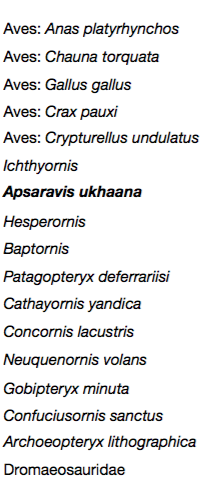
#> input picture images/tree_image_ref_right.png, 217 x 490 px, given in place of tree_image_ref.png, which was not available
$ jupyter execute --allow-errors ocr-test.ipynb   (shell and % lines are left out)   (Python 2 division)   (older library calls are emulated)
#> lines starting #> are read from the running program, lines starting #| are printed output that depends on the picture; after the words box and inside, x2 and y2 are one past the last pixel; in counts of white or black regions, pixels touching at a corner belong together; pictures that were not available may be replaced by others from this repository, and a replacement may not be noted
### group_nodes_2_text.py
import matplotlib, cv2
import numpy as np
import matplotlib.pyplot as plt
from scipy.spatial import distance
from get_nodes import le_main

try:
    import Image
except:
    from PIL import Image

import pytesseract
import os.path
from pytesseract import image_to_string

# %matplotlib inline

# [5 lines left out: function show, not called in this run]

imfile = "images/tree_image_ref.png"
#imfile = "images/Tree1.png"
#just_tree = cv2.imread("images/Tree1.png") #use k=12
#just_tree = cv2.imread("images/Tree2.png") #use k=1
just_tree = cv2.imread(imfile) #use k=9 to get only tips, k=4 gets some of the labels but is not as clean
#> just_tree is the input picture: shape (490, 217, 3); mean B, G, R 233.5, 233.3, 233.4

#label_rectangles
#input: png image of the tree, parameter k

#Parameter k:
#adjust k higher so that phrases are connected, but lower such that all phrases are separate from the tree

#output: (image, list of rectangles in the format (x,y,w,h))

def label_rectangles(img, thresh=0.5, k=9, iterations=1):
#> called with thresh = 0.5, k = 9, iterations = 1
    img = img.copy()

    gray = cv2.cvtColor(img, cv2.COLOR_BGR2GRAY)
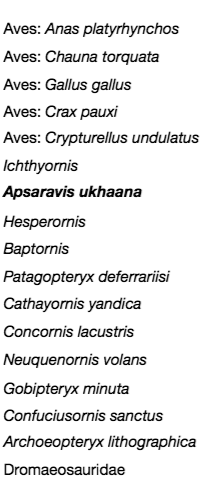
#> gray: shape (490, 217); min 0, max 255, mean 233.3
    _,thresh = cv2.threshold(gray, 150, 255, cv2.THRESH_BINARY_INV)
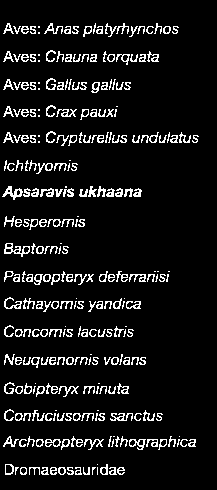
#> thresh: shape (490, 217); 8.7% white in thin lines or dots, all inside (x1, y1, x2, y2) = (2, 23, 199, 475)

    #set the amount to dilate to merge words in a phrase together
    kernel = cv2.getStructuringElement(cv2.MORPH_CROSS,(k,k))
    #print kernel
    dilated = cv2.dilate(thresh,kernel,iterations)
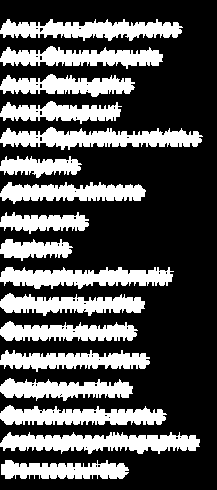
#> dilated: shape (490, 217); 31.9% white; 17 white regions
    im2, contours, hierarchy = cv2.findContours(dilated,cv2.RETR_EXTERNAL,cv2.CHAIN_APPROX_NONE)
#> contours = 17 contours; largest, box (x1, y1, x2, y2) and area: (0, 432, 200, 454) 2550, (0, 127, 203, 150) 2489, (0, 267, 174, 289) 2232, (0, 19, 183, 41) 2228, (0, 405, 167, 425) 2066

    #get the rectangle boundaries we want
    heights = []
    rectangles = []
    for contour in contours:
        [x,y,w,h] = cv2.boundingRect(contour)
        if h < 5 or w < 5: continue
        #if h > grays[i].shape[0] * 0.5 or w > grays[i].shape[1] * 0.5: continue
        rectangles.append((x,y,w,h))
        heights.append(h)
#> this loop made 17 passes
#> (x, y, w, h) on passes 1 to 12: (1, 460, 128, 19), (0, 432, 200, 22), (0, 405, 167, 20), (0, 378, 133, 23), (0, 350, 150, 22), (0, 321, 138, 20), (0, 293, 145, 23), (0, 267, 174, 22), (0, 239, 73, 22), (0, 212, 89, 22), (0, 182, 146, 22), (0, 156, 82, 22)
#> after the loop, heights = [19, 22, 20, 23, 22, 20, 23, 22, 22, 22, 22, 22, 23, 23, 23, 23, 22]; rectangles = 17 items, first 6: (1, 460, 128, 19), (0, 432, 200, 22), (0, 405, 167, 20), (0, 378, 133, 23), (0, 350, 150, 22), (0, 321, 138, 20)

    #remove the tree rectangle
    #other way: check if square shaped
    good_rectangles = []
    for r in rectangles:
        (x,y,w,h) = r
        if h<3*np.std(heights):
            good_rectangles.append(r)
            cv2.rectangle(img, (x,y), (x+w,y+h), (255,0,255), 2)
#> after the loop, good_rectangles = []


    return (img, good_rectangles)


result = label_rectangles(just_tree)
# show(result[0], False)
# contours = text_contours(just_tree)

# given the rectangles to a text detection program, which hopefully returns ((x,y,w,h),"Genus species")
# also assume we have node locations [(x,y)....]
# now we need to find closest leaf

# labels = [((1,1,10,10), "Genus species")]
labels = [(pos, "Label " + str(result[1].index(pos)) ) for pos in result[1] ]
#> labels = []
nodes = le_main(imfile, 1)

associations = []
for label in labels:
    r,lname = label
    x,y,w,h = r
    # get distances to all nodes
    distances = set()
    for node in nodes:
        x1,y1 = node
        d = distance.euclidean((x,y),node)
        distances.add((d,node))
    #get the node that is the minimum distance and name it
    associations.append((min(distances)[1],(x,y),lname))


tree = result[0].copy()
# print list(associations)[0][0]
# [46 lines left out: functions print_leaf, labels_for_tree, imgToStr, get_label, not called in this run]

### ocr-test.ipynb
[cell 1]
try:
    import Image
except:
    from PIL import Image

import pytesseract
import os.path
from pytesseract import image_to_string

#> (a cell that did not finish here is left out)

[cell 3]
# [4 lines of commented-out code are left out]
file = 'images/Tree2_Circular.png'
script_dir = os.path.dirname(os.path.abspath('__file__'))
print os.path.join(script_dir, file)

[cell 4]
image = Image.open(os.path.join(script_dir, file))
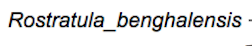
#> input picture images/rost_phrase.png, 252 x 46 px, given in place of Tree2_Circular.png, which was not available
#> image is the input picture: PIL image 252x46 RGBA; mean R, G, B, A 228.2, 228.3, 228.5, 255
print image.format, image.size, image.mode
#| PNG (252, 46) RGBA

[cell 5]
print(pytesseract.image_to_string(image))
#> (this line was passed over: pytesseract is not available in this run)

#> (a cell that did not finish here is left out)

[cell 7]
#print(pytesseract.image_to_string(image, lang='fra'))

[cell 8]
from PIL import Image
import pytesseract
import os.path
script_dir = os.path.dirname(os.path.abspath('__file__'))
from pytesseract import image_to_string
import cv2
import numpy

# file = 'images/Tree2.png'
# image = Image.open(os.path.join(script_dir, file))
# print("Tree1" + pytesseract.image_to_string(image) + "\n")

file_word = 'images/fa_phrase.png'
# [6 lines of commented-out code are left out]

im=cv2.imread(file_word)
# cv2.imshow('Original',im)
im_image = Image.fromarray(im)

print("Phrase orig: " + pytesseract.image_to_string(im_image) + "\n")
#> (this line was passed over: pytesseract is not available in this run)
cv2.imwrite('images/phrase_orig.png', im)

# print("Phrase orig with configs: " + pytesseract.image_to_string(im_image, config="--user-words config/user-words.txt, --user-patterns config/user-patterns.txt, --tessedit_char_whitelist AaBbCcDdEeFfGgHhIiJjKkLlMmNnOoPpQqRrSsTtUuVvWwXxYyZz") + "\n")
print("Phrase orig with configs: " + pytesseract.image_to_string(im_image, config="--bazaar config/bazaar") + "\n")
#> (this line was passed over: pytesseract is not available in this run)
print("Phrase orig with verbose configs: " + pytesseract.image_to_string(im_image, config="--user-words config/user-words.txt --user-patterns config/user-patterns.txt") + "\n")
#> (this line was passed over: pytesseract is not available in this run)

gray_im = cv2.cvtColor(im, cv2.COLOR_BGR2GRAY)
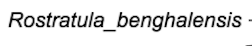
#> gray_im: shape (46, 252); min 0, max 255, mean 228.3
# cv2.imshow('Gray',gray_im)
gray_image = Image.fromarray(gray_im)
print("Phrase grayscale: " + pytesseract.image_to_string(gray_image) + "\n")
#> (this line was passed over: pytesseract is not available in this run)
cv2.imwrite('images/phrase_gray.png', gray_im)

print("\nPhrase grayscale with configs: " + pytesseract.image_to_string(gray_image, config="--bazaar config/bazaar") + "\n")
#> (this line was passed over: pytesseract is not available in this run)
print("Phrase grayscale with verbose configs: " + pytesseract.image_to_string(gray_image, config="--user-words config/user-words.txt --user-patterns config/user-patterns.txt") + "\n")
#> (this line was passed over: pytesseract is not available in this run)
print("Phrase grayscale with extra verbose configs: " + pytesseract.image_to_string(gray_image, config="--user-words config/user-words.txt --user-patterns config/user-patterns.txt --tessedit_char_whitelist AaBbCcDdEeFfGgHhIiJjKkLlMmNnOoPpQqRrSsTtUuVvWwXxYyZz_") + "\n\n")

thresh_im  = numpy.array(gray_im, numpy.uint8)
thresh, thresh_im = cv2.threshold(gray_im, 125, 255, cv2.THRESH_BINARY)
thresh_image = Image.fromarray(thresh_im)
print("Phrase thresholded: " + pytesseract.image_to_string(thresh_image) + "\n")
cv2.imwrite('images/phrase_thresh.png', thresh_im)

print("Phrase thresholded with configs: " + pytesseract.image_to_string(thresh_image, config="--bazaar config/bazaar") + "\n")
print("Phrase thresholded with verbose configs: " + pytesseract.image_to_string(thresh_image, config="--user-words config/user-words.txt --user-patterns config/user-patterns.txt") + "\n")
